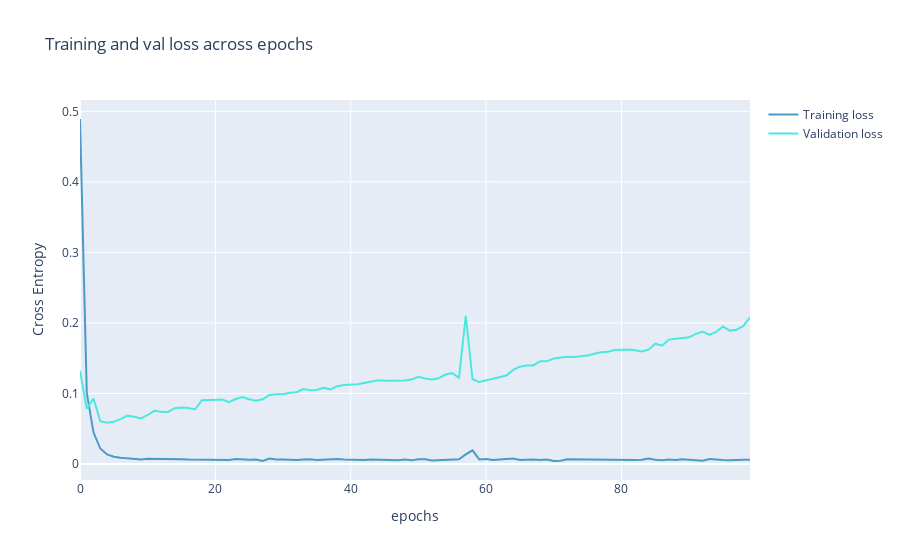

Notebook cell for this chart:
### Code cell
from plotly import graph_objects as go
color_chart = ["#4B9AC7", "#4BE8E0", "#9DD4F3", "#97FBF6", "#2A7FAF", "#23B1AB", "#0E3449", "#015955"]

history_graph = history.history
fig = go.Figure(data=[
                      go.Scatter(
                          y=history_graph["loss"],
                          name="Training loss",
                          mode="lines",
                          marker=dict(
                              color=color_chart[0]
                          )),
                      go.Scatter(
                          y=history_graph["val_loss"],
                          name="Validation loss",
                          mode="lines",
                          marker=dict(
                              color=color_chart[1]
                          ))
])
fig.update_layout(
    title='Training and val loss across epochs',
    xaxis_title='epochs',
    yaxis_title='Cross Entropy'    
)
fig.show()
